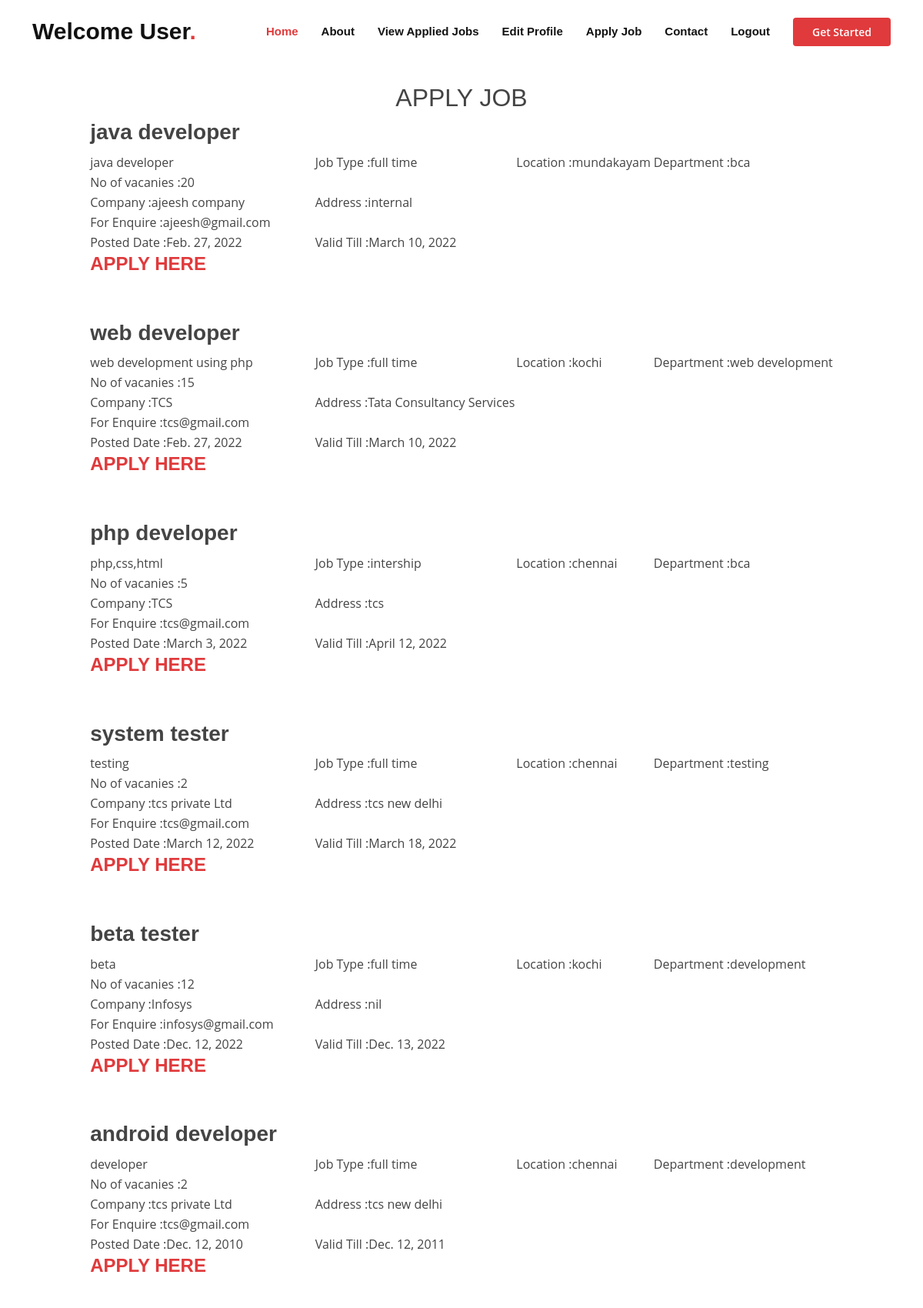
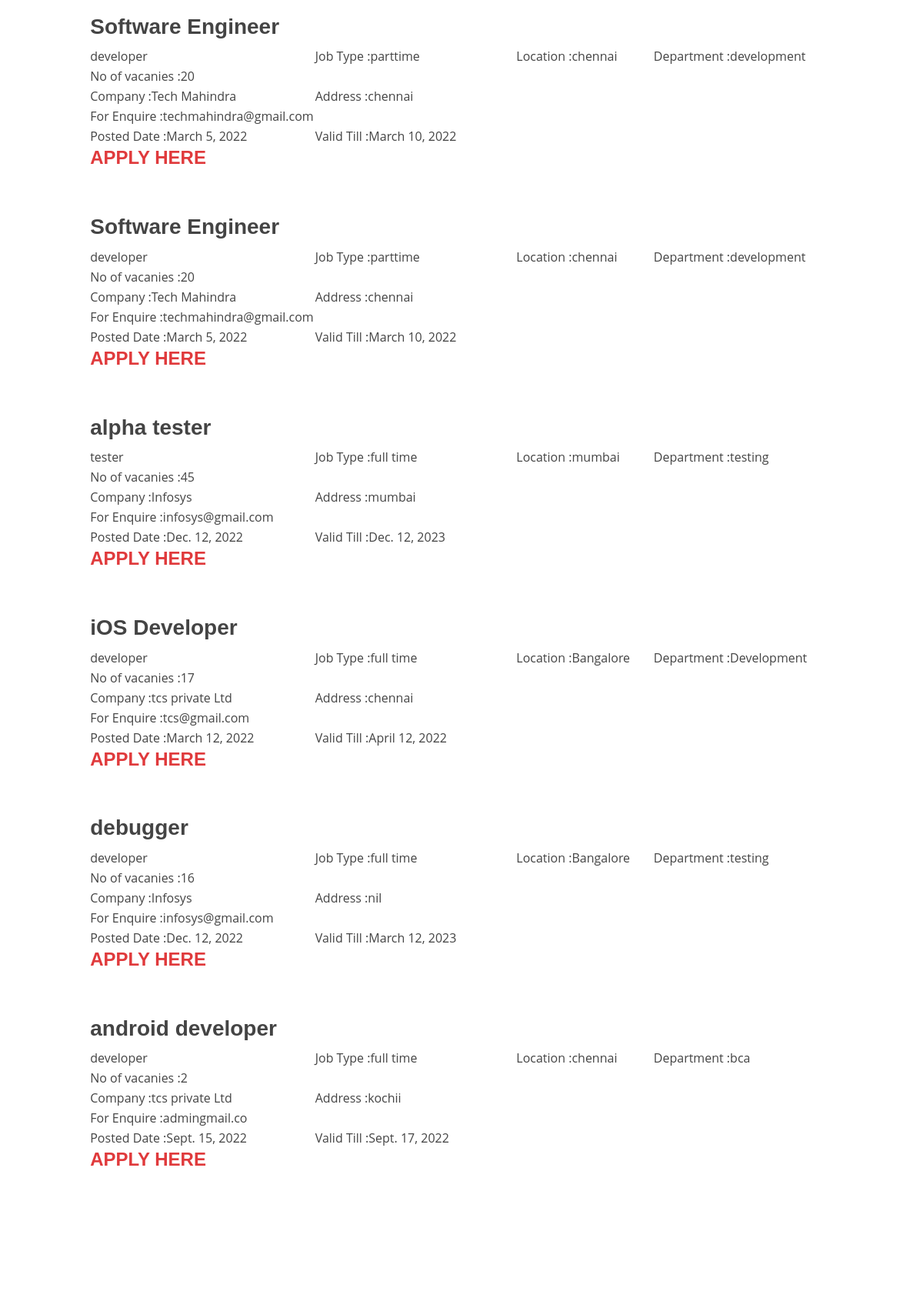
The app's page /viewjob/ (upper part) with its own data (2 pictures, top to bottom).
### jobapp/models.py (models this page shows)
class Postjob(models.Model):
    cid= models.IntegerField(default=0)
    jobtitle = models.CharField("Job Title",max_length=25)
    jobdesc = models.TextField("Job Description")
    jobtype = models.CharField("Job Type",max_length=25)
    location = models.CharField("Location",max_length=25)
    department = models.CharField("Department",max_length=25)
    nov = models.IntegerField("Number of Vacancy")
    tdate = models.DateField("Date of Posting",default=date.today)
    edate = models.DateField("Valid Till")
    cpname = models.CharField("Company Name",max_length=25)
    cpdese = models.TextField("Company description")
    email = models.EmailField("Email for Enquiry")
    status = models.CharField(default='Not Applied',max_length=15)

### jobapp/views.py (the view)
# urls.py: path('viewjob/',JobList.as_view()),
class JobList(ListView):
    template_name = "user_job_list.html"
    model=Postjob
    context_object_name = "a"

### jobapp/templates/user_job_list.html (shortened to what this page needs)
<!DOCTYPE html>
<html lang="en">
<head>
</head>
{% extends "userpages.html" %}
{% block content %}
<body>
<center>
    <br><br>
    <h2>APPLY JOB</h2>
<table>
    {% for i in a %}
<tr>
    <td><h3><b>{{i.jobtitle}}<b></b></h3></td>
    </tr>
    <td>{{i.jobdesc}}</td>
    <td>Job Type :{{i.jobtype}}</td>
    <td>Location :{{i.location}}</td>
   <td>
   </td>
   </td> <td>Department :{{i.department}}</td>
    <tr>
    <td>No of vacanies :{{i.nov}}</td><tr>
    <td>Company :{{i.cpname}}</td>
    <td>Address :{{i.cpdese}}</td>
    <tr>
    <td> For Enquire :{{i.email}}</td>
</tr>
    <tr><td>Posted Date :{{i.tdate}}</td>
     <td>Valid Till :{{i.edate}}</td></tr>
        <td><h4><b><a href="/apply/{{i.id}}">APPLY HERE</a></b></h4><br><br></td>
</tr>
</tr>
   {% endfor %}
</table>
    </center>
</body>
{% endblock content %}

### static/assets/css/style.css (style rules this page uses)
body { font-family: "Open Sans", sans-serif; color: #444444; }
a { color: #e03a3c; text-decoration: none; }
h1, h2, h3, h4, h5, h6 { font-family: "Raleway", sans-serif; }

### records on screen
Postjob: jobtitle "java developer", jobdesc "java developer", jobtype "full time", location "mundakayam", department "bca", nov "20", cpname "ajeesh company", cpdese "internal", email "ajeesh@gmail.com", tdate "Feb. 27, 2022", edate "March 10, 2022"
Postjob: jobtitle "web developer", jobdesc "web development using php", jobtype "full time", location "kochi", department "web development", nov "15", cpname "TCS", cpdese "Tata Consultancy Services", email "tcs@gmail.com", tdate "Feb. 27, 2022", edate "March 10, 2022"
Postjob: jobtitle "php developer", jobdesc "php,css,html", jobtype "intership", location "chennai", department "bca", nov "5", cpname "TCS", cpdese "tcs", email "tcs@gmail.com", tdate "March 3, 2022", edate "April 12, 2022"
Postjob: jobtitle "system tester", jobdesc "testing", jobtype "full time", location "chennai", department "testing", nov "2", cpname "tcs private Ltd", cpdese "tcs new delhi", email "tcs@gmail.com", tdate "March 12, 2022", edate "March 18, 2022"
Postjob: jobtitle "beta tester", jobdesc "beta", jobtype "full time", location "kochi", department "development", nov "12", cpname "Infosys", cpdese "nil", email "infosys@gmail.com", tdate "Dec. 12, 2022", edate "Dec. 13, 2022"
Postjob: jobtitle "android developer", jobdesc "developer", jobtype "full time", location "chennai", department "development", nov "2", cpname "tcs private Ltd", cpdese "tcs new delhi", email "tcs@gmail.com", tdate "Dec. 12, 2010", edate "Dec. 12, 2011"
Postjob: jobtitle "Software Engineer", jobdesc "developer", jobtype "parttime", location "chennai", department "development", nov "20", cpname "Tech Mahindra", cpdese "chennai", email "techmahindra@gmail.com", tdate "March 5, 2022", edate "March 10, 2022"
Postjob: jobtitle "Software Engineer", jobdesc "developer", jobtype "parttime", location "chennai", department "development", nov "20", cpname "Tech Mahindra", cpdese "chennai", email "techmahindra@gmail.com", tdate "March 5, 2022", edate "March 10, 2022"
Postjob: jobtitle "alpha tester", jobdesc "tester", jobtype "full time", location "mumbai", department "testing", nov "45", cpname "Infosys", cpdese "mumbai", email "infosys@gmail.com", tdate "Dec. 12, 2022", edate "Dec. 12, 2023"
Postjob: jobtitle "iOS Developer", jobdesc "developer", jobtype "full time", location "Bangalore", department "Development", nov "17", cpname "tcs private Ltd", cpdese "chennai", email "tcs@gmail.com", tdate "March 12, 2022", edate "April 12, 2022"
Postjob: jobtitle "debugger", jobdesc "developer", jobtype "full time", location "Bangalore", department "testing", nov "16", cpname "Infosys", cpdese "nil", email "infosys@gmail.com", tdate "Dec. 12, 2022", edate "March 12, 2023"
Postjob: jobtitle "android developer", jobdesc "developer", jobtype "full time", location "chennai", department "bca", nov "2", cpname "tcs private Ltd", cpdese "kochii", email "admingmail.co", tdate "Sept. 15, 2022", edate "Sept. 17, 2022"
